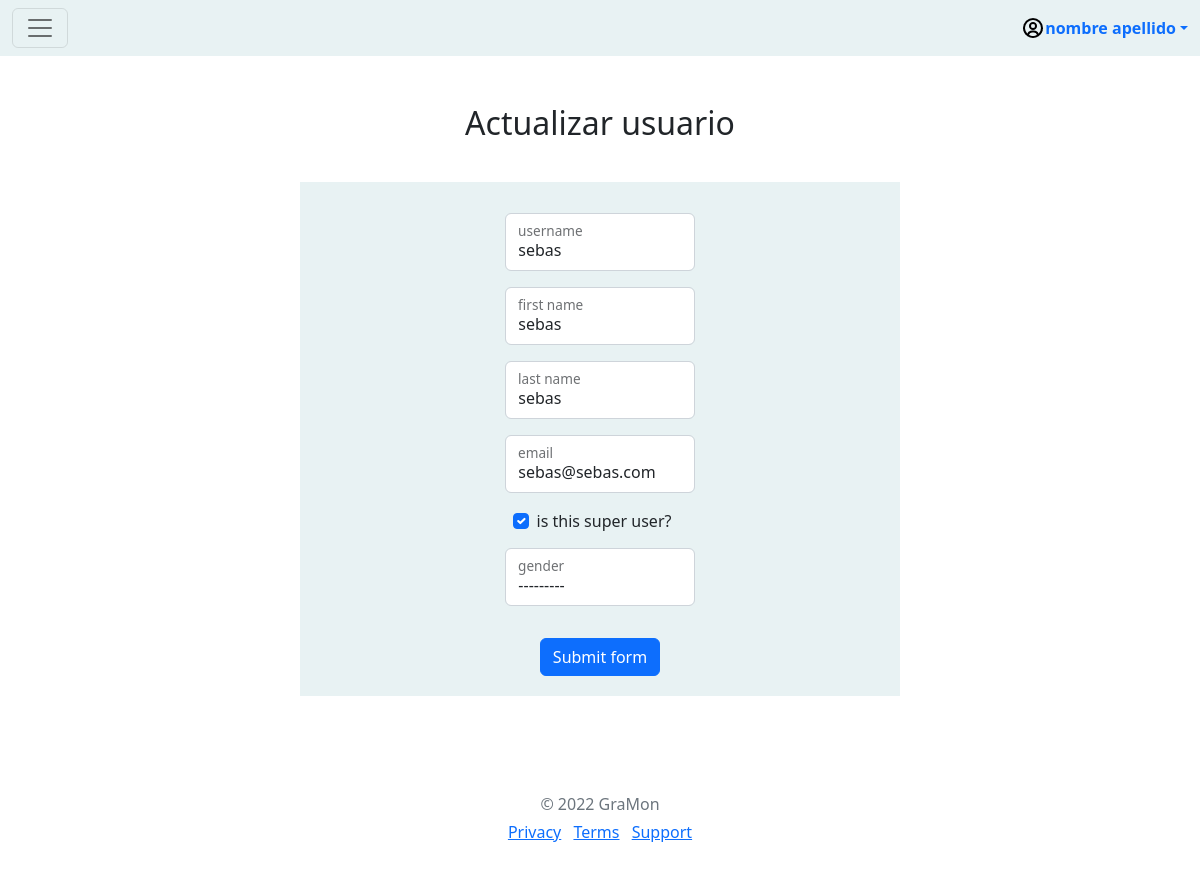
Screenshot of /update_user/2 (signed in) with the database file from the repository.
### apps/adminusers_app/models.py (models this page shows, shortened)
class User(AbstractUser):
    GENDER_CHOICES = (
        ('Masculino', 'Masculino'),
        ('Femenino', 'Femenino')
    )
    gender = models.CharField(max_length=10, blank=True, choices=GENDER_CHOICES)
    email = models.EmailField(("email address"), unique=True)
    REQUIRED_FIELDS = ['first_name', 'last_name', 'email','is_superuser']
    objects = USerManager()

### apps/adminusers_app/views.py (the view)
# urls.py: path('update_user/<pk>',UserUpdateView.as_view(),name='update_user'),
class UserUpdateView(LoginRequiredMixin,MixingAdmin,UpdateView):
    model = User
    form_class = UserUpdateForm
    context_object_name = 'user'
    template_name = "users/update_user.html"
    success_url = reverse_lazy('admin_app:list_user')
    login_url = reverse_lazy('user_app:login')

### apps/adminusers_app/forms.py
class UserUpdateForm(Validator_label,forms.ModelForm):
    class Meta:
        model = User
        fields = ['username', 'first_name', 'last_name', 'email', 'is_superuser', 'gender']
        help_texts = {
            'username': '',
            'first_name': '',
            'last_name': '',
            'email': '',
            'is_superuser': '',
            'gender': '',
        }
    def __init__(self, *args, **kwargs,):
        super().__init__(*args, **kwargs,)

### apps/adminusers_app/mixing_admin.py (called while the page is built)
    def dispatch(self, request, *args, **kwargs):
        if request.user.is_superuser:
            return super(MixingAdmin, self).dispatch(request, *args, **kwargs)
        return redirect('user_app:home')

### templates/users/update_user.html (shortened to what this page needs)
{% extends 'base.html' %}
{% load static %}
{% block head %}
    <link rel="stylesheet" href="{% static 'css/base_form.css'%}">
{% endblock head %}
{% block content %}
    {% include '../includes/nav.html' %}
    <div class="div_upload" style="padding-bottom: 40px;">
        <div class="py-5 text-center">
            <h2>Actualizar usuario</h2>
        </div>
        <div class="div-form" style="background-color: rgb(232, 242, 243);">
            <form method="post" class="row g-3 form d-flex justify-content-center">{% csrf_token %}
                <fieldset class="col-md-4">
                    {% for field in form %}
                        {% if field.name == 'is_superuser' %}
                        <div class="form-check form-check-inline" style="margin-bottom: 15px;">
                            {{ field }}
                            <label class="form-check-label" for="{{ field.id_for_label }}">{{ field.label }}</label>
                        </div>
                        {% else %}
                            <div class="form-floating mb-3">
                                {{ field }}
                                <label for="{{ field.id_for_label }}">{{ field.label }}</label>
                            </div>
                        {% endif %}
                    {% endfor %}
                </fieldset>
                <div class="col-12">
                    <button class="btn btn-primary" type="submit">Submit form</button>
                </div>
            </form>
        </div>
            <footer class="my-5 pt-5 text-muted text-center text-small">
                <p class="mb-1">&copy; 2022 GraMon</p>
                <ul class="list-inline">
                    <li class="list-inline-item"><a href="#">Privacy</a></li>
                    <li class="list-inline-item"><a href="#">Terms</a></li>
                    <li class="list-inline-item"><a href="#">Support</a></li>
                </ul>
            </footer>
    </div>
{% endblock content %}

### templates/includes/nav.html (shortened to what this page needs)
{% load static %}
{% block head %}
<link href='https://unpkg.com/boxicons@2.1.4/css/boxicons.min.css' rel='stylesheet'>
<link href="{% static 'vendor/bootstrap/css/bootstrap.min.css' %}" rel="stylesheet">
{% endblock head %}
<nav class="navbar sticky-top" style="background-color:rgb(232, 242, 243);">
    <div class="container-fluid">
      <button class="navbar-toggler" type="button" data-bs-toggle="offcanvas" data-bs-target="#offcanvasNavbar"
        aria-controls="offcanvasNavbar">
        <span class="navbar-toggler-icon"></span>
      </button>
      <div class="dropdown">
        <a href="#" class="d-flex align-items-center  text-decoration-none dropdown-toggle" data-bs-toggle="dropdown" aria-expanded="false" id="mis_a">
            <img src="{% static 'img/user-circle-regular-24.png' %}" alt="">
            <strong id="user">{{ request.user.first_name }} {{ request.user.last_name }}</strong>
        </a>
    </div>
    </div>
  </nav>

### static/css/base_form.css (style rules this page uses)
.form { text-align: center; display: inline-block; margin: 0 auto; padding-top:15px; padding-bottom: 20px; }
.div-form { width: 50%; margin: 0 auto; }
.form-control { margin-bottom: 1rem; }

### rows the page displays
User: user.first_name "nombre", user.last_name "apellido"
User: form "sebas" "sebas" "sebas" "sebas@sebas.com" "---------", form "☑"

### other values shown
{{ field.label }} "is this super user?"
